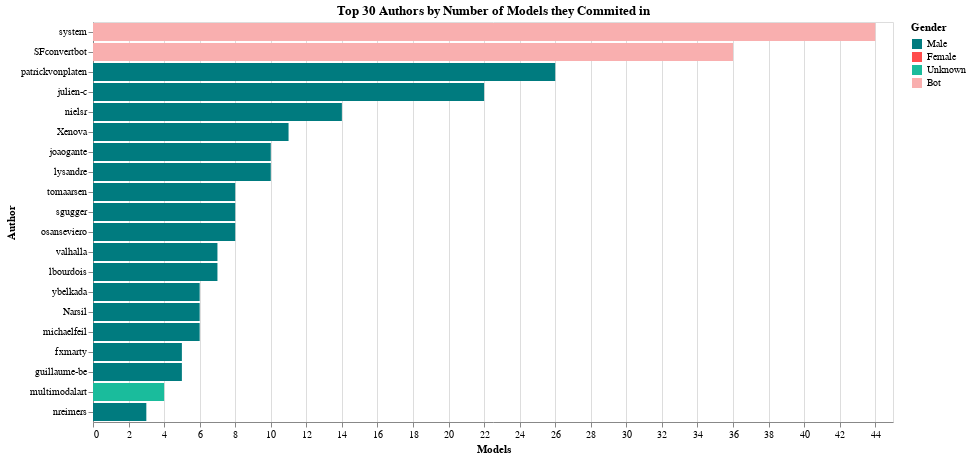

Source (notebook cell):
### Code cell
import pandas as pd
import altair as alt

# Assuming 'data' is your CSV DataFrame
# Calculate the top authors by the number of models they committed to
top_authors_by_rows = data['author'].value_counts().head(20).reset_index()
top_authors_by_rows.columns = ['author', 'row_count']

# Extract gender information for the top authors
# Select rows corresponding to top authors
top_authors_gender = data[data['author'].isin(top_authors_by_rows['author'])][['author', 'gender']].drop_duplicates()

# Merge the gender information with the top authors by rows DataFrame
top_authors_by_rows = top_authors_by_rows.merge(top_authors_gender, on='author', how='left')

# Create the Altair chart
chart = alt.Chart(top_authors_by_rows).mark_bar().encode(
    x=alt.X('row_count:Q', title='Models'),
    y=alt.Y('author:N', sort='-x', title='Author'),
    color=alt.Color('gender:N', 
                    scale=alt.Scale(domain=['male', 'female', 'unknown', 'bot'],
                                    range=['#007B7F', '#FF4C4C', '#1ABC9C', '#F9AFAF']),
                    legend=alt.Legend(title='Gender', 
                                      labelExpr="{'male':'Male', 'female':'Female', 'unknown':'Unknown', 'bot':'Bot'}[datum.label]")),
    tooltip=[
        alt.Tooltip('author:N', title='Author'),
        alt.Tooltip('row_count:Q', title='Models'),
        alt.Tooltip('gender:N', title='Gender')
    ]
).properties(
    title='Top 30 Authors by Number of Models they Commited in',
    width=800,
    height=400
).interactive()

# Display the chart
chart.show()

### Figure 1 — Vega-Lite specification as saved in the notebook (floating-point values rounded to 4 significant figures)
{"config": {"view": {"continuousWidth": 300, "continuousHeight": 300}}, "data": {"name": "data-18d787d75b6d15f9d368d96632ecac7d"}, "mark": {"type": "bar"}, "encoding": {"color": {"field": "gender", "legend": {"labelExpr": "{'male':'Male', 'female':'Female', 'unknown':'Unknown', 'bot':'Bot'}[datum.label]", "title": "Gender"}, "scale": {"domain": ["male", "female", "unknown", "bot"], "range": ["#007B7F", "#FF4C4C", "#1ABC9C", "#F9AFAF"]}, "type": "nominal"}, "tooltip": [{"field": "author", "title": "Author", "type": "nominal"}, {"field": "row_count", "title": "Models", "type": "quantitative"}, {"field": "gender", "title": "Gender", "type": "nominal"}], "x": {"field": "row_count", "title": "Models", "type": "quantitative"}, "y": {"field": "author", "sort": "-x", "title": "Author", "type": "nominal"}}, "height": 400, "params": [{"name": "param_4", "select": {"type": "interval", "encodings": ["x", "y"]}, "bind": "scales"}], "title": "Top 30 Authors by Number of Models they Commited in", "width": 800, "$schema": "https://vega.github.io/schema/vega-lite/v5.20.1.json", "datasets": {"data-18d787d75b6d15f9d368d96632ecac7d": [{"author": "system", "row_count": 44, "gender": "bot"}, {"author": "SFconvertbot", "row_count": 36, "gender": "bot"}, {"author": "patrickvonplaten", "row_count": 26, "gender": "male"}, {"author": "julien-c", "row_count": 22, "gender": "male"}, {"author": "nielsr", "row_count": 14, "gender": "male"}, {"author": "Xenova", "row_count": 11, "gender": "male"}, {"author": "joaogante", "row_count": 10, "gender": "male"}, {"author": "lysandre", "row_count": 10, "gender": "male"}, {"author": "tomaarsen", "row_count": 8, "gender": "male"}, {"author": "sgugger", "row_count": 8, "gender": "male"}, {"author": "osanseviero", "row_count": 8, "gender": "male"}, {"author": "valhalla", "row_count": 7, "gender": "male"}, {"author": "lbourdois", "row_count": 7, "gender": "male"}, {"author": "ybelkada", "row_count": 6, "gender": "male"}, {"author": "Narsil", "row_count": 6, "gender": "male"}, {"author": "michaelfeil", "row_count": 6, "gender": "male"}, {"author": "fxmarty", "row_count": 5, "gender": "male"}, {"author": "guillaume-be", "row_count": 5, "gender": "male"}, {"author": "multimodalart", "row_count": 4, "gender": "unknown"}, {"author": "nreimers", "row_count": 3, "gender": "male"}]}}
